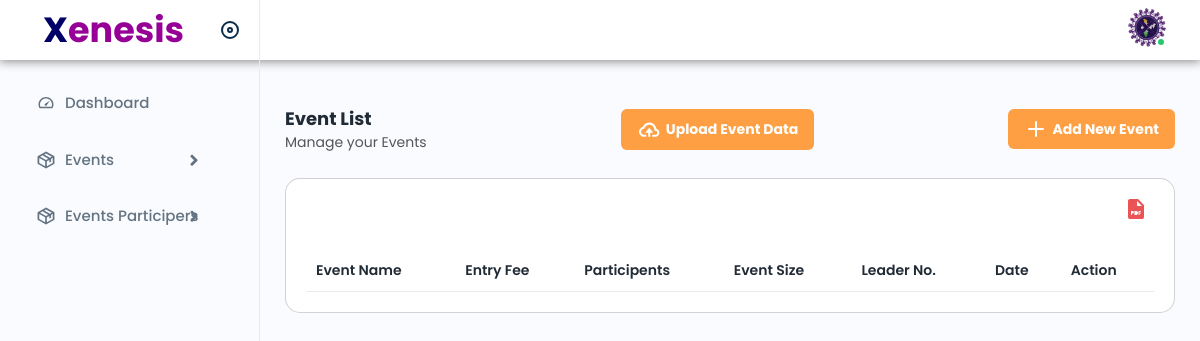
/Admin/eventlist.php, run on an earlier commit of the app's database.
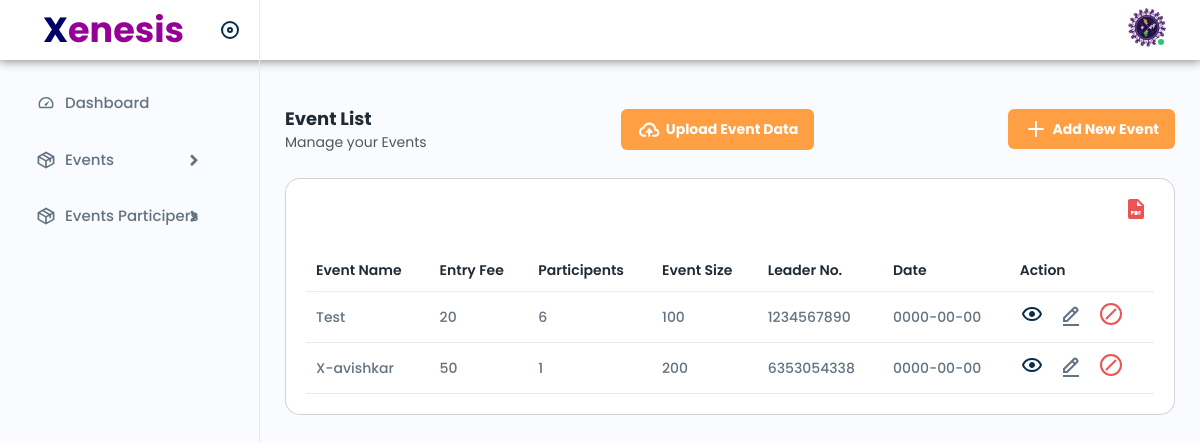
And on a later commit of the database.
### tables this page shows
CREATE TABLE `event_master` (
  `event_id` int(11) NOT NULL,
  `event_name` varchar(100) NOT NULL,
  `tagline` text NOT NULL,
  `department_id` int(11) NOT NULL,
  `team_name` varchar(100) NOT NULL,
  `event_leader_no` bigint(11) NOT NULL,
  `participation_price` int(11) NOT NULL,
  `participation_price_team` int(11) NOT NULL,
  `team_member_count` int(11) NOT NULL,
  `winner_price1` int(11) NOT NULL,
  `winner_price2` int(11) NOT NULL,
  `winner_price3` int(11) NOT NULL,
  `location` varchar(200) NOT NULL,
  `date` date NOT NULL,
  `event_description` text NOT NULL,
  `rules` text NOT NULL,
  `round1_title` varchar(200) NOT NULL,
  `round1_description` text DEFAULT NULL,
  `round2_title` varchar(200) DEFAULT NULL,
  `round2_description` text DEFAULT NULL,
  `round3_title` varchar(200) DEFAULT NULL,
  `round3_description` text DEFAULT NULL,
  `round4_title` varchar(200) DEFAULT NULL,
  `round4_description` text DEFAULT NULL,
  `round5_title` varchar(200) DEFAULT NULL,
  `round5_description` text DEFAULT NULL,
  `images` varchar(254) NOT NULL,
  `image_path` text NOT NULL,
  `max_tickets` int(11) DEFAULT NULL,
  `category_id` int(11) NOT NULL,
  `is_status` int(11) NOT NULL DEFAULT 1
);

### Admin/eventlist.php (the view, shortened to what the changed rows need)
<!DOCTYPE html>
<html lang="en">
<head>
    <link rel="stylesheet" href="../assets/css/bootstrap.min.css">
    <link rel="stylesheet" href="../assets/plugins/icons/ionic/ionicons.css">
    <link rel="stylesheet" href="../assets/plugins/icons/feather/feather.css">
    <link rel="stylesheet" href="../assets/css/animate.css">
    <link rel="stylesheet" href="../assets/plugins/select2/css/select2.min.css">
    <link rel="stylesheet" href="../assets/css/dataTables.bootstrap4.min.css">
    <link rel="stylesheet" href="../assets/plugins/fontawesome/css/fontawesome.min.css">
    <link rel="stylesheet" href="../assets/plugins/fontawesome/css/all.min.css">
    <link href="https://cdn.jsdelivr.net/npm/bootstrap@5.3.0/dist/css/bootstrap.min.css" rel="stylesheet"
>
    <link rel="stylesheet" href="../assets/css/style.css">
</head>
<body>
    <div class="main-wrapper">
        <div class="page-wrapper">
            <div class="content">
                <div class="card">
                    <div class="card-body">
                        <div class="table-responsive">
                            <table class="table  datanew">
                                <thead>
                                    <tr>
                                        <th>Event Name</th>
                                        <th>Entry Fee</th>
                                        <th>Participents</th>
                                        <th>Event Size</th>
                                        <th>Leader No.</th>
                                        <th>Date</th>
                                        <th>Action</th>
                                    </tr>
                                </thead>
                                <tbody>
                                        <?php
                                            require "../includes/scripts/connection.php";
                                            $sql = "SELECT * FROM `event_master`";
                                            $result = $conn->query($sql);
                                            if($result->num_rows > 0){
                                                while($row = $result->fetch_assoc()){
                                                    echo "<tr>
                                                            <td>".
                                                                $row['event_name']
                                                            ."</td>
                                                            <td>".
                                                                $row['participation_price']
                                                            ."</td>
                                                            <td>".
                                                                $row['team_member_count']
                                                            ."</td>
                                                            <td>".
                                                                $row['max_tickets']
                                                            ."</td>
                                                            <td>".
                                                                $row['event_leader_no']
                                                            ."</td>
                                                            <td>".
                                                                $row['date']
                                                            ."</td>
                                                            <td>
                                                                <a class='me-3'
                                                                    href='eventdetails.php?id=".$row['event_id']."'>
                                                                    <img src='../assets/img/icons/eye.svg' alt='img'>
                                                                </a>
                                                                <a class='me-3' href='editevent.php?id=".$row['event_id']."'>
                                                                    <img src='../assets/img/icons/edit.svg' alt='img'>
                                                                </a>
                                                                <a href='disableevent.php' id='disableBtn' onclick='toggleButtons()'>
                                                                    <img src='../assets/img/icons/disable.svg' alt='img' style='height: 24px;'>
                                                                </a>
                                                            </td>
                                                        </tr>";
                                                }
                                            }
                                        ?>
                                </tbody>
                            </table>
                        </div>
                    </div>
                </div>
            </div>
        </div>
    </div>
</body>
</html>

What changed in the data, as far as the page shows it:
added event_master: event_name "Test", participation_price "20", team_member_count "6", max_tickets "100", event_leader_no "1234567890", date "0000-00-00"
added event_master: event_name "X-avishkar", participation_price "50", team_member_count "1", max_tickets "200", event_leader_no "6353054338", date "0000-00-00"
